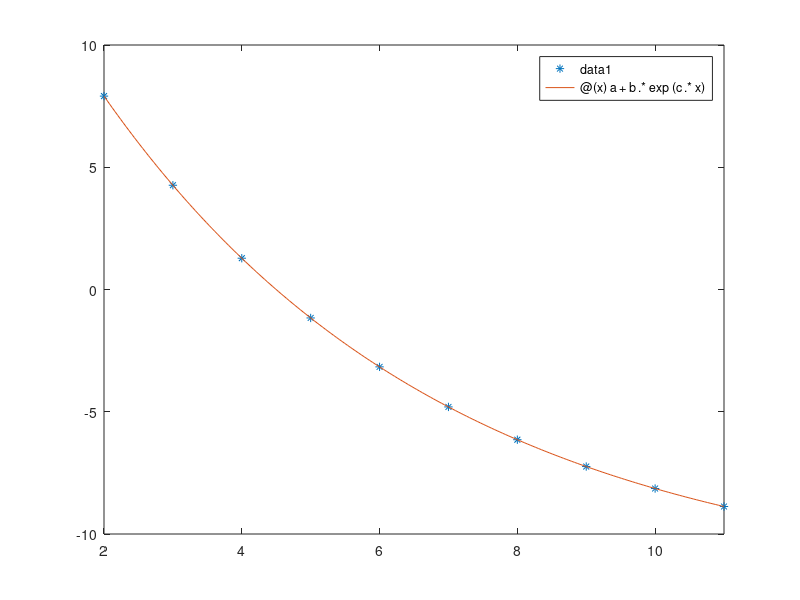

MATLAB code for this plot: (Note: this script raises an error after producing the figure.)
a_ = single(-12.2);
b_ = single(30);
c_ = single(-0.2);

std_dev = 0.3;

n = 10;
x = single(zeros(n,1));
y = single(zeros(n,1));
for (i = 1:n)
    x(i) = 2 + (i-1);
    y(i) = a_ + b_ * exp(c_ * x(i)) + 0*std_dev*randn(1,1);
end
	
figure(1);
plot(x, y, '*');
hold on;
fplot(@(x) a_ + b_ .* exp(c_.*x), [min(x), max(x)]);

[a2,b2,c2] = fitExponentialDecay2(x, y);
fplot(@(x) a2 + b2 .* exp(c2.*x), [min(x), max(x)]);
hold off;